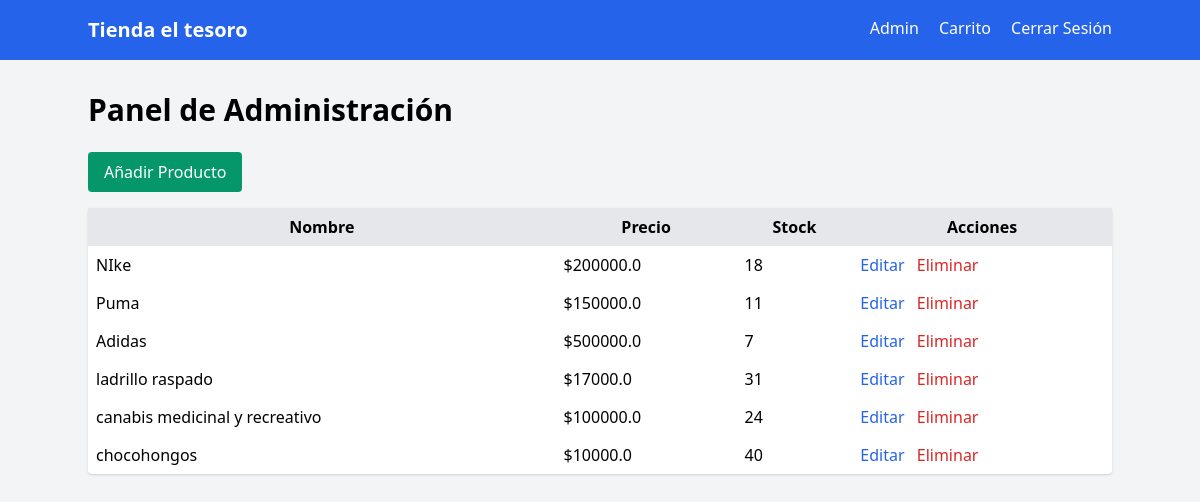
The page /admin (signed in) on the database its author committed.
### app.py (models this page shows)
class Product(db.Model):
    id = db.Column(db.Integer, primary_key=True)
    name = db.Column(db.String(100), nullable=False)
    price = db.Column(db.Float, nullable=False)
    description = db.Column(db.Text, nullable=False)
    stock = db.Column(db.Integer, nullable=False)

### app.py (the view)
@app.route('/admin')
def admin_dashboard():
    if 'user_id' not in session or session['role'] != 'admin':
        return redirect(url_for('login'))
    products = Product.query.all()
    return render_template('admin_dashboard.html', products=products)

### templates/admin_dashboard.html (shortened to what this page needs)
        {% extends "base.html" %}
{% block content %}
<h1 class="text-3xl font-bold mb-6">Panel de Administración</h1>
<a href="{{ url_for('add_product') }}" class="bg-green-600 text-white px-4 py-2 rounded mb-4 inline-block">Añadir Producto</a>
<table class="w-full bg-white rounded shadow">
    <thead>
        <tr class="bg-gray-200">
            <th class="p-2">Nombre</th>
            <th class="p-2">Precio</th>
            <th class="p-2">Stock</th>
            <th class="p-2">Acciones</th>
        </tr>
    </thead>
    <tbody>
        {% for product in products %}
        <tr>
            <td class="p-2">{{ product.name }}</td>
            <td class="p-2">${{ product.price }}</td>
            <td class="p-2">{{ product.stock }}</td>
            <td class="p-2">
                <a href="{{ url_for('edit_product', id=product.id) }}" class="text-blue-600 mr-2">Editar</a>
                <a href="{{ url_for('delete_product', id=product.id) }}" class="text-red-600" onclick="return confirm('¿Estás seguro?')">Eliminar</a>
            </td>
        </tr>
        {% endfor %}
    </tbody>
</table>
{% endblock %}

### rows shown on the page
Product: name "NIke", price "200000.0", stock "18"
Product: name "Puma", price "150000.0", stock "11"
Product: name "Adidas", price "500000.0", stock "7"
Product: name "ladrillo raspado", price "17000.0", stock "31"
Product: name "canabis medicinal y recreativo", price "100000.0", stock "24"
Product: name "chocohongos", price "10000.0", stock "40"
